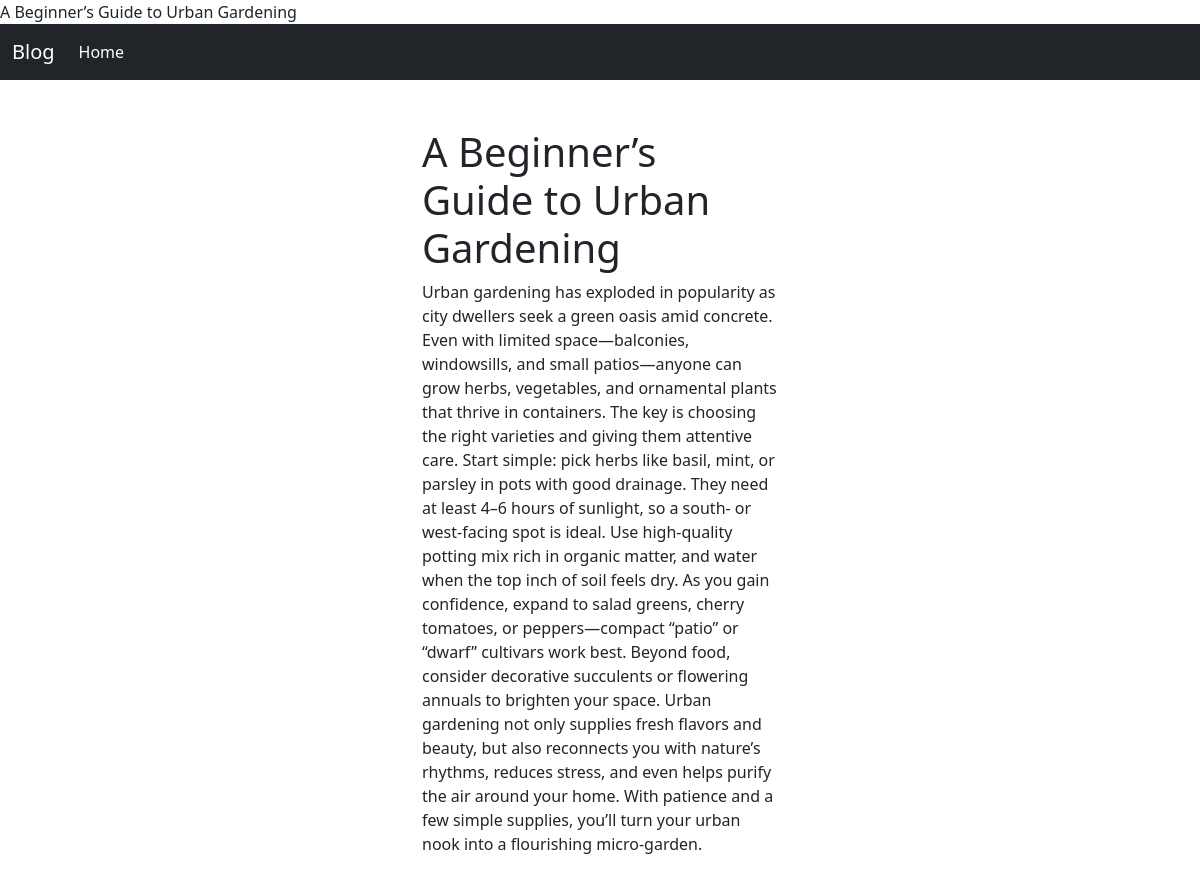
The page /blog/beginners-guide-urban-gardening/ on the database its author committed.
### blog/models.py (models this page shows, shortened)
class Post(models.Model):
    class NewManager(models.Manager):
        def get_queryset(self):
            return super().get_queryset() .filter(status='published')
    options = (
        ('draft', 'Draft'),
        ('published', 'Published'),
    )
    title = models.CharField(max_length=250)
    excerpt = models.TextField(null=True)
    slug = models.SlugField(max_length=250, unique_for_date='publish')
    publish = models.DateTimeField(default=timezone.now)
    author = models.ForeignKey(
        User, on_delete=models.CASCADE, related_name='blog_posts')
    content = models.TextField()
    status = models.CharField(
        max_length=10, choices=options, default='draft')
    objects = models.Manager()
    newmanager = NewManager()
    class Meta:
        ordering = ('publish',)

### blog/views.py (the view)
# urls.py: path('<slug:post>/', views.post_single, name='post_single'),
def post_single(request, post):
    post = get_object_or_404(Post, slug=post, status='published')
    return render(request, 'blog/single.html', {'post': post})

### blog/templates/blog/single.html (shortened to what this page needs)
{%extends "blog/base.html" %}
{%block content%}
<div class="container">
    <div class="row justify-content-md-center pt-5">
      <div class="col-md-4">
        <div class ="col-12"><h1>{{post.title}}</h1></div>
        <div class="col-12"><p>{{post.content|safe}}</p></div>
    </div>
     </div>
      </div>
    {%endblock%}

### rows shown on the page
Post: title "A Beginner’s Guide to Urban Gardening", content "Urban gardening has exploded in popularity as city dwellers seek a green oasis amid concrete. Even with limited space—balconies, windowsills, and small patios—anyone can grow herbs, vegetables, and ornamental plants that thrive in containers. The key is choosing the right varieties and giving them attentive care. Start simple: pick herbs like basil, mint, or parsley in pots with good drainage. They need at least 4–6 hours of sunlight, so a south- or west-facing spot is ideal. Use high-quality potting mix rich in organic matter, and water when the top inch of soil feels dry. As you gain confidence, expand to salad greens, cherry tomatoes, or peppers—compact “patio” or “dwarf” cultivars work…"
